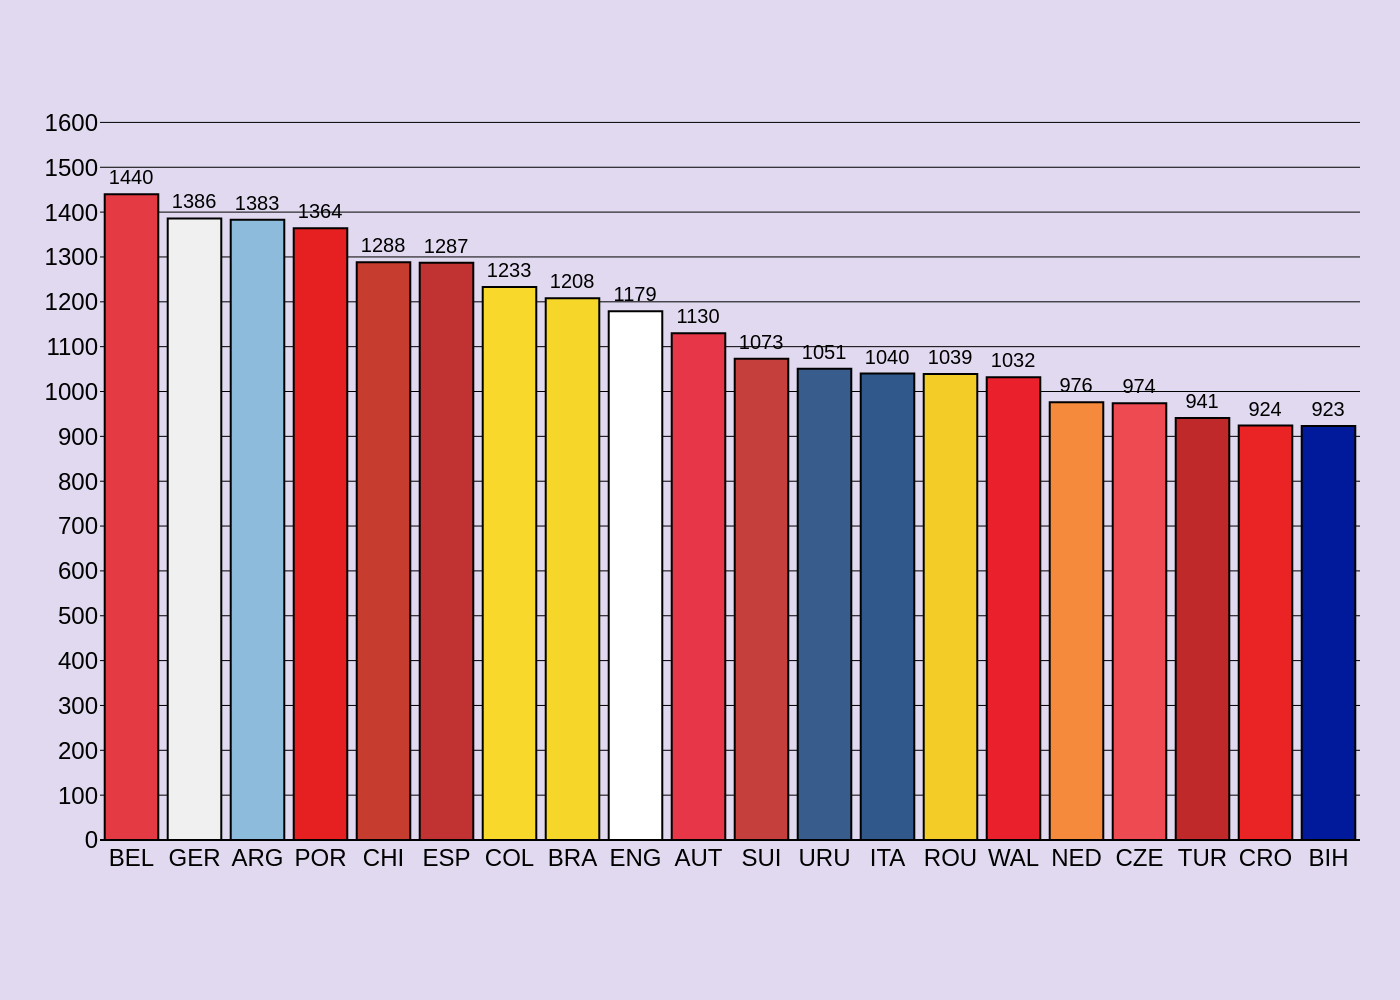

Here is the Python script that generated this plot:
import sys
import json
import os
import plotly.graph_objects as go

if len(sys.argv) != 2:
    print("Usage: python generate_chart.py <path_to_json>")
    sys.exit(1)

json_path = sys.argv[1]

try:
    with open(json_path, 'r', encoding='utf-8') as f:
        chart_info = json.load(f)
except FileNotFoundError:
    print(f"Error: JSON file not found at {json_path}")
    sys.exit(1)

chart_data = chart_info['chart_data']
texts = chart_info['texts']
colors = chart_info['colors']

categories = [item['category'] for item in chart_data]
values = [item['value'] for item in chart_data]

fig = go.Figure()

fig.add_trace(go.Bar(
    x=categories,
    y=values,
    marker_color=colors,
    marker_line=dict(width=1, color='black'),
    text=values,
    textposition='outside',
    textfont=dict(family="Arial", size=10, color='black'),
    cliponaxis=False,
    hoverinfo='none'
))

title_text = texts.get('title') if texts.get('title') else ''
if texts.get('subtitle'):
    title_text += f"<br><sub>{texts.get('subtitle')}</sub>"

fig.update_layout(
    plot_bgcolor='#E0D9EF',
    paper_bgcolor='#E0D9EF',
    font=dict(family="Arial", color='black'),
    title=dict(text=title_text, x=0.05, xanchor='left'),
    showlegend=False,
    xaxis=dict(
        tickfont=dict(size=12),
        showgrid=False,
        title_text=texts.get('x_axis_title')
    ),
    yaxis=dict(
        range=[0, 1650],
        tickvals=[i for i in range(0, 1601, 100)],
        showgrid=True,
        gridcolor='black',
        gridwidth=0.5,
        zeroline=True,
        zerolinewidth=1,
        zerolinecolor='black',
        title_text=texts.get('y_axis_title')
    ),
    margin=dict(l=50, r=20, t=50, b=80),
    bargap=0.15
)

if texts.get('source'):
    fig.add_annotation(
        text=texts.get('source'),
        xref="paper", yref="paper",
        x=0, y=-0.15,
        showarrow=False,
        xanchor='left', yanchor='top',
        align='left',
        font=dict(family="Arial", size=10)
    )

base_filename = os.path.splitext(os.path.basename(json_path))[0]
output_filename = f"{base_filename}.png"

fig.write_image(output_filename, scale=2)

print(f"Chart saved to {output_filename}")
